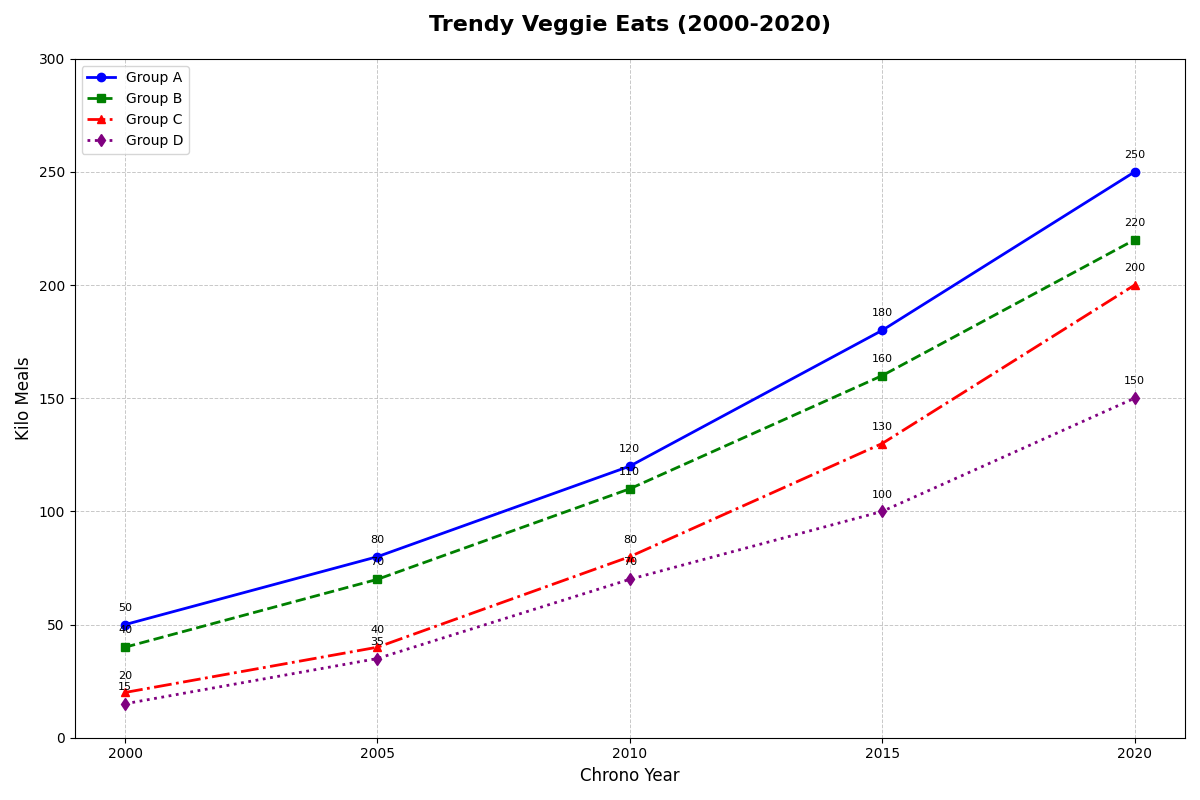

Source code (Python):
import matplotlib.pyplot as plt
import numpy as np

# Data: Plant-based food consumption in kilotons
years = np.array([2000, 2005, 2010, 2015, 2020])
north_america = np.array([50, 80, 120, 180, 250])
europe = np.array([40, 70, 110, 160, 220])
asia = np.array([20, 40, 80, 130, 200])
oceania = np.array([15, 35, 70, 100, 150])

# Plotting
fig, ax = plt.subplots(figsize=(12, 8))

# Plot each region's data
ax.plot(years, north_america, marker='o', linestyle='-', color='blue', linewidth=2, label='Group A')
ax.plot(years, europe, marker='s', linestyle='--', color='green', linewidth=2, label='Group B')
ax.plot(years, asia, marker='^', linestyle='-.', color='red', linewidth=2, label='Group C')
ax.plot(years, oceania, marker='d', linestyle=':', color='purple', linewidth=2, label='Group D')

# Title and labels
ax.set_title('Trendy Veggie Eats (2000-2020)', fontsize=16, fontweight='bold', pad=20)
ax.set_xlabel('Chrono Year', fontsize=12)
ax.set_ylabel('Kilo Meals', fontsize=12)

# Customize x and y ticks
ax.set_xticks(years)
ax.set_yticks(np.arange(0, 301, 50))

# Add a legend
ax.legend(loc='upper left', fontsize=10)

# Add a grid for better readability
ax.grid(True, linestyle='--', linewidth=0.7, alpha=0.7)

# Annotate key points with the exact consumption values
for year, na, eu, as_, oc in zip(years, north_america, europe, asia, oceania):
    ax.annotate(f'{na}', (year, na), textcoords="offset points", xytext=(0,10), ha='center', fontsize=8)
    ax.annotate(f'{eu}', (year, eu), textcoords="offset points", xytext=(0,10), ha='center', fontsize=8)
    ax.annotate(f'{as_}', (year, as_), textcoords="offset points", xytext=(0,10), ha='center', fontsize=8)
    ax.annotate(f'{oc}', (year, oc), textcoords="offset points", xytext=(0,10), ha='center', fontsize=8)

# Automatically adjust subplot parameters to give specified padding
plt.tight_layout()

# Display the plot
plt.show()
